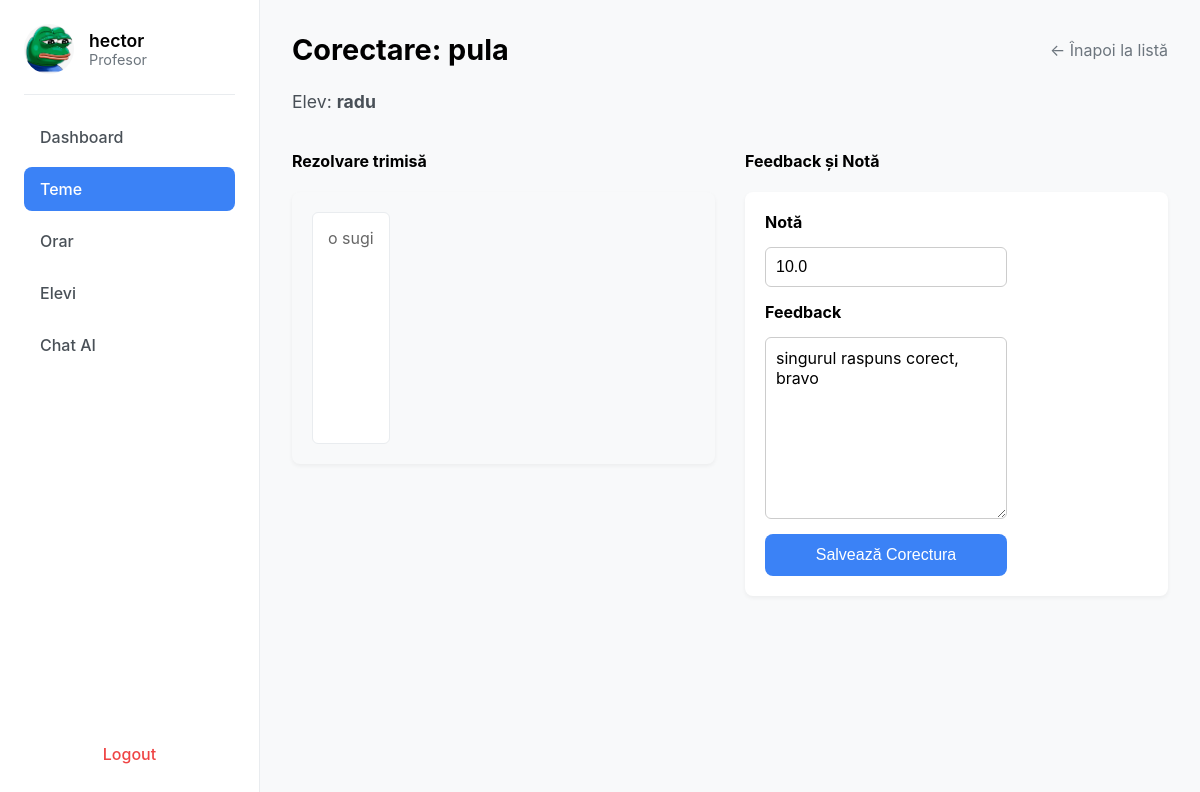
Page /corectare/1 (signed in) on the committed database.
### app/models.py (models this page shows, shortened)
class User(db.Model, UserMixin):
    __tablename__ = 'user'
    id = db.Column(db.Integer, primary_key=True)
    name = db.Column(db.String(100), nullable=False)
    email = db.Column(db.String(150), unique=True, nullable=False)
    password_hash = db.Column(db.String(256), nullable=False)  # Am mărit la 256 pentru siguranță
    role = db.Column(db.String(20), nullable=False)  # 'student', 'professor', 'parent'
    student = db.relationship('Student', back_populates='user', uselist=False)
    professor = db.relationship('Professor', back_populates='user', uselist=False)
    parent = db.relationship('Parent', back_populates='user', uselist=False)

class Assignment(db.Model):
    __tablename__ = 'assignment'
    id = db.Column(db.Integer, primary_key=True)
    teacher_id = db.Column(db.Integer, db.ForeignKey('professor.id'), nullable=False)
    subject_id = db.Column(db.Integer, db.ForeignKey('subject.id'), nullable=False)  # 'id_materie FK'
    title = db.Column(db.String(150), nullable=False)
    description = db.Column(db.Text, nullable=True)
    created_at = db.Column(db.DateTime, default=datetime.utcnow)
    due_date = db.Column(db.DateTime, nullable=True)  # Data limită
    teacher = db.relationship('Professor', back_populates='assignments')
    subject = db.relationship('Subject', back_populates='assignments')
    submissions = db.relationship('Submission', back_populates='assignment')

class Submission(db.Model):
    __tablename__ = 'submission'
    id = db.Column(db.Integer, primary_key=True)
    assignment_id = db.Column(db.Integer, db.ForeignKey('assignment.id'), nullable=False)
    student_id = db.Column(db.Integer, db.ForeignKey('student.id'), nullable=False)
    content = db.Column(db.Text, nullable=True)  # Rezolvarea elevului (poate fi goală inițial)
    status = db.Column(db.String(50), nullable=False, default='Nefăcut')  # ex: Nefăcut, Trimis, Corectat
    submitted_at = db.Column(db.DateTime, nullable=True)  # Se setează doar la trimitere
    assignment = db.relationship('Assignment', back_populates='submissions')
    student = db.relationship('Student', back_populates='submissions')
    feedback = db.relationship('Feedback', back_populates='submission', uselist=False,
                               cascade="all, delete-orphan")  # Relație unu-la-unu

class Feedback(db.Model):
    __tablename__ = 'feedback'
    id = db.Column(db.Integer, primary_key=True)
    submission_id = db.Column(db.Integer, db.ForeignKey('submission.id'), unique=True, nullable=False)
    grade = db.Column(db.String(10), nullable=True)  # Nota (ex: 10, 7.5, "A+")
    feedback_text = db.Column(db.Text, nullable=True)  # Feedback-ul profesorului
    created_at = db.Column(db.DateTime, default=datetime.utcnow)
    submission = db.relationship('Submission', back_populates='feedback')
    ai_reports = db.relationship('AIReport', back_populates='feedback', cascade="all, delete-orphan")

### app/routes.py (the view, shortened to what this page needs)
@bp.route("/corectare/<int:id_submission>", methods=["GET", "POST"])
@login_required
def corectare_tema(id_submission):
    if current_user.role != "Profesor":
        flash("Acces nepermis.", "error")
        return redirect(url_for("main.home"))
    submission = Submission.query.get_or_404(id_submission)
    if not submission.content or submission.content.strip() == "":
        flash("Atentie: Elevul nu a furnizat un raspuns text pentru aceasta tema.", "warning")
    return render_template("corectare_tema.html", user=current_user, submission=submission)

### app/__init__.py (called while the page is built)
def create_app():
    app = Flask(__name__)
    app.secret_key = "secret123"  # schimbă cu ceva sigur
    app.config['SQLALCHEMY_DATABASE_URI'] = 'sqlite:///users.db'
    app.config['SQLALCHEMY_TRACK_MODIFICATIONS'] = False
    db.init_app(app)
    login_manager.init_app(app)
    from .routes import bp
    app.register_blueprint(bp)
    from .models import User  # import modelul User
    @login_manager.user_loader
    def user_loader(user_id):
        try:
            return User.query.get(int(user_id))
        except ValueError:
            return None
    with app.app_context():
        db.create_all()
    return app

### app/templates/corectare_tema.html (shortened to what this page needs)
{% extends "base.html" %}
{% block content %}
<div class="sidebar">
    <div class="profile">
        <img src="{{ url_for('static', filename='images/images.jpeg') }}" alt="Profile">
        <div>
            <h3>{{ user.name }}</h3>
            <p>{{ user.role }}</p>
        </div>
    </div>
    <ul class="menu">
        <li><a href="{{ url_for('main.home') }}">Dashboard</a></li>
        <li class="active"><a href="{{ url_for('main.teme_profesor') }}">Teme</a></li>
        <li><a href="{{ url_for('main.orar') }}">Orar</a></li>
        <li><a href="#">Elevi</a></li>
        <li><a href="{{ url_for('main.chat_page') }}" target="_blank">Chat AI</a></li>
    </ul>
    <a class="logout" href="{{ url_for('main.logout') }}">Logout</a>
</div>
<div class="main">
    <div class="header">
        <h2>Corectare: {{ submission.assignment.title }}</h2>
        <a href="{{ url_for('main.detaliu_tema_profesor', id_tema=submission.assignment_id) }}" style="text-decoration: none; color: #6c757d;">&larr; Înapoi la listă</a>
    </div>
    <p style="font-size: 1.1rem; color: #495057;">Elev: <strong>{{ submission.student.user.name }}</strong></p>
    <div style="display: flex; gap: 30px;">
        <div style="flex: 1;">
            <h4>Rezolvare trimisă</h4>
            <div class="assignment-card" style="background: #f8f9fa;">
                 <p style="white-space: pre-wrap; background: #fff; padding: 15px; border-radius: 6px; border: 1px solid #e9ecef; min-height: 200px;">{{ submission.content }}</p>
            </div>
        </div>
        <div style="flex: 1;">
            <h4>Feedback și Notă</h4>
            <div class="assignment-card">
                <form method="post">
                    <div style="display: flex; flex-direction: column; gap: 15px;">
                        <label for="grade" style="font-weight: bold;">Notă</label>
                        <input type="text" id="grade" name="grade"
                               value="{{ submission.feedback.grade if submission.feedback else '' }}"
                               placeholder="ex: 10" required
                               style="padding: 10px; border: 1px solid #ccc; border-radius: 6px; font-size: 1rem;">
                        <label for="feedback_text" style="font-weight: bold;">Feedback</label>
                        <textarea id="feedback_text" name="feedback_text" rows="8" required
                                  placeholder="Scrie aici feedback-ul pentru elev..."
                                  style="padding: 10px; border: 1px solid #ccc; border-radius: 6px; font-size: 1rem; font-family: inherit;">{{ submission.feedback.feedback_text if submission.feedback else '' }}</textarea>
                        <button type="submit" class="primary-action" style="background-color: #3b82f6; color: white; border: none; padding: 12px; font-size: 1rem; font-weight: 500; border-radius: 8px; cursor: pointer;">
                            Salvează Corectura
                        </button>
                    </div>
                </form>
            </div>
        </div>
    </div>
</div>
{% endblock %}

### app/static/css/dashboard.css (style rules this page uses)
body { font-family: -apple-system, BlinkMacSystemFont, "Segoe UI", Roboto, Helvetica, Arial, sans-serif; background-color: #f8f9fa; margin: 0; display: flex; min-height: 100vh; }
.sidebar { width: 260px; background: #ffffff; border-right: 1px solid #e9ecef; display: flex; flex-direction: column; padding: 24px; box-sizing: border-box; }
.main { flex-grow: 1; padding: 32px; background-color: #f8f9fa; }
.profile { display: flex; align-items: center; gap: 15px; padding-bottom: 20px; border-bottom: 1px solid #e9ecef; }
.profile img { width: 50px; height: 50px; border-radius: 50%; }
.profile h3 { margin: 0; font-size: 1.1rem; font-weight: 600; }
.profile p { margin: 0; font-size: 0.9rem; color: #6c757d; }
.menu { list-style: none; padding: 20px 0; margin: 0; flex-grow: 1; }
.menu li { margin-bottom: 8px; }
.menu li a { display: block; padding: 12px 16px; text-decoration: none; color: #495057; font-weight: 500; border-radius: 8px; transition: background-color 0.2s, color 0.2s; }
.menu li.active a { background-color: #3b82f6; color: #ffffff; }
.logout { display: block; padding: 12px 16px; text-decoration: none; color: #ef4444; font-weight: 500; border-radius: 8px; transition: background-color 0.2s; text-align: center; }
.header { display: flex; justify-content: space-between; align-items: center; margin-bottom: 24px; }
.header h2 { margin: 0; font-size: 1.8rem; font-weight: 700; }
.assignment-card { background: #fff; border-radius: 8px; padding: 20px; box-shadow: 0 2px 4px rgba(0,0,0,0.05); display: flex; justify-content: space-between; align-items: center; transition: box-shadow 0.2s; }
.assignment-card p { margin: 0; color: #666; }

### rows in the picture
User: name "hector", role "Profesor"
Assignment: assignment "pula"
User: student.user.name "radu"
Submission: content "o sugi"
Feedback: grade "10.0", feedback_text "singurul raspuns corect, bravo"
